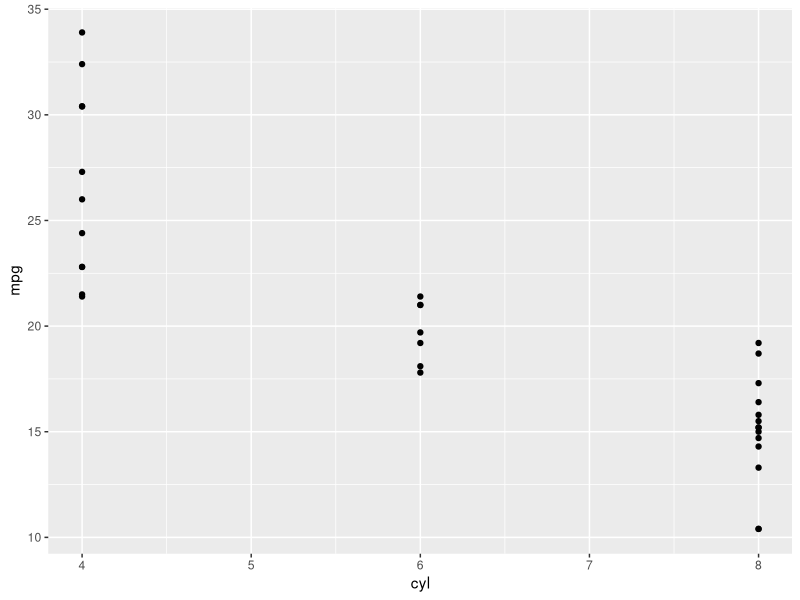
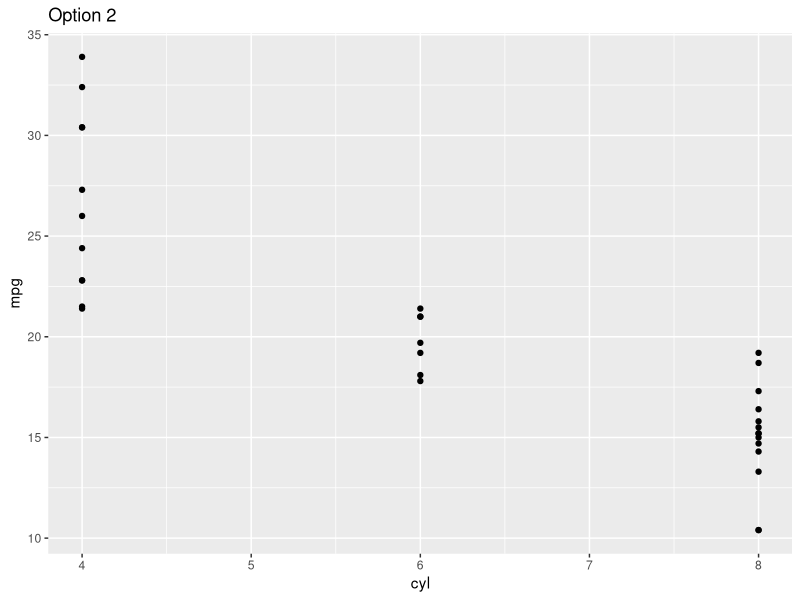
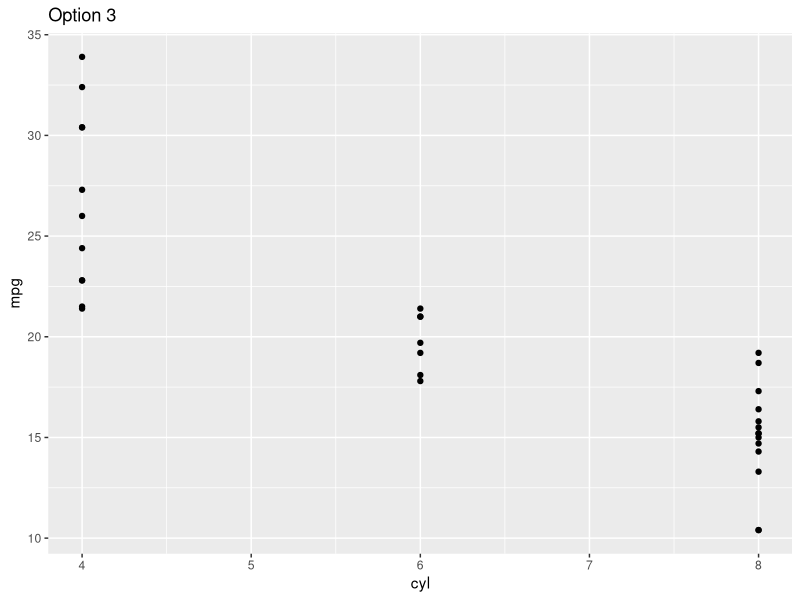
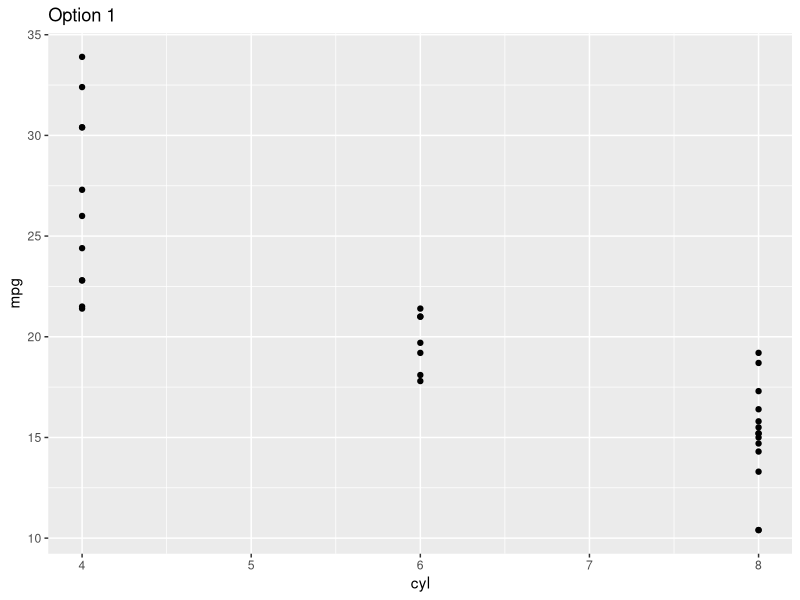
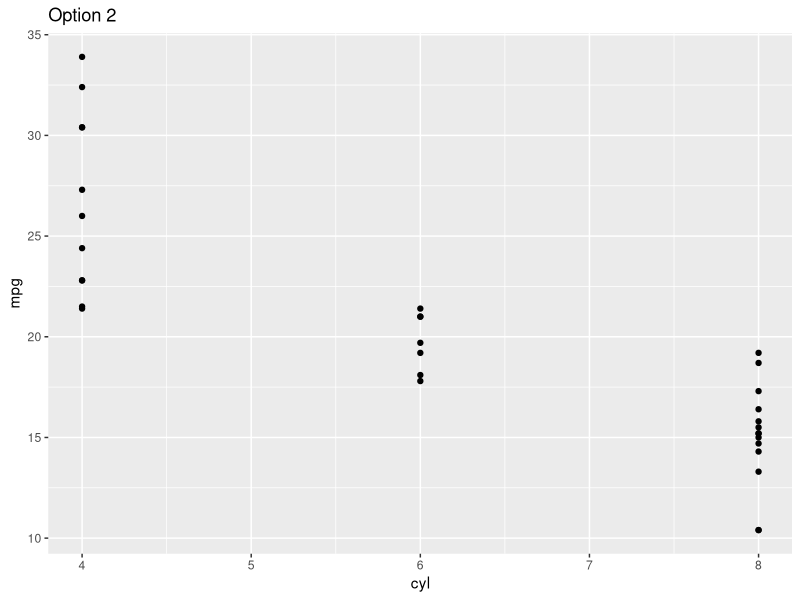
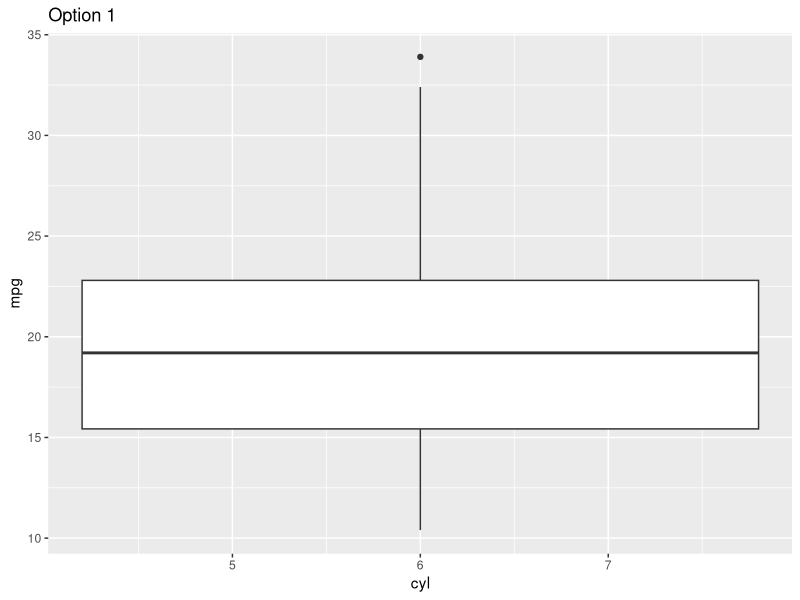
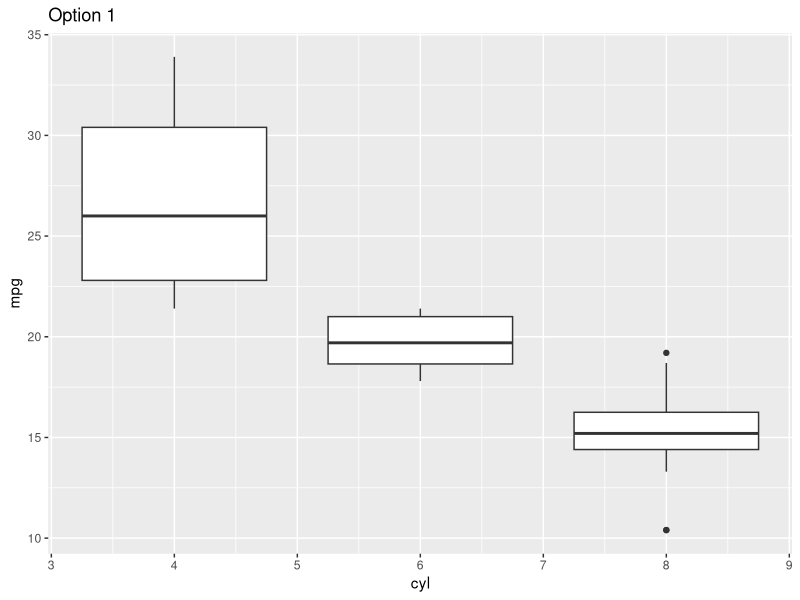
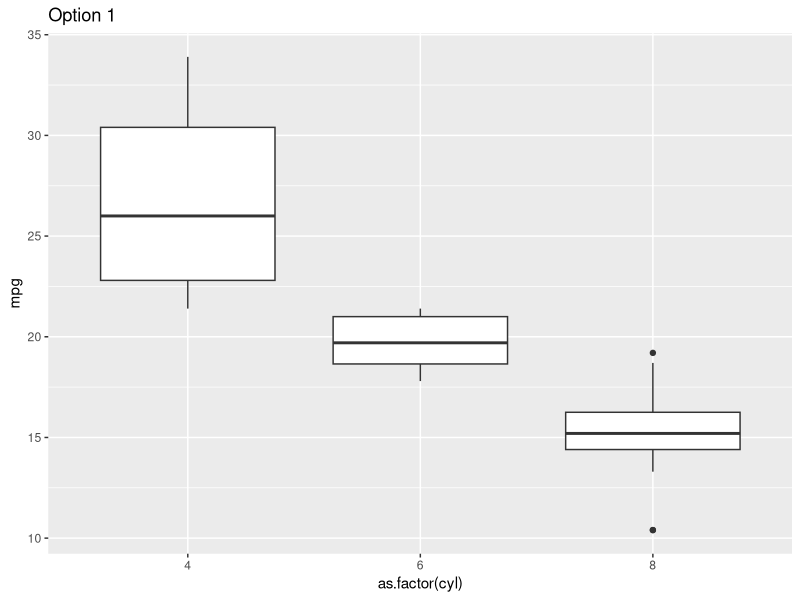

Write the R code that produced these figures, in order. (Note: this script raises an error after producing the figures.)
###  Basic Data Visualization using ggplot2
### Author: Bernhard Scheliga
### Date: 17/12/2020


### all material linked below was accessed: 17/12/2020


### loading ggplot2 directly
library(ggplot2)

### Loading ggplot2 indirectly through tidyverse
library(tidyverse)

### loading data set
df_cars <- mtcars


##### Basic ggplot syntax
#### Declaring or defining which data is used

#Note: 3 ways to do this, yielding the same result 

### Option 1
ggplot(df_cars)+geom_point(aes(cyl,mpg))# Data set defined "globally", Variable defined "locally"
### Option 2
ggplot(df_cars, aes(cyl,mpg))+geom_point() +ggtitle("Option 2")# Data set and variables defined "globally" 

### Option 3
ggplot() + geom_point(aes(cyl,mpg),df_cars) +ggtitle("Option 3")# Data set and variables defined "locally"

# I would choose either option 2  or option 1


### difference between Option 1 & 2

## Option 1 Data set global & Var local

### Scatterplot
# link: https://ggplot2.tidyverse.org/reference/geom_point.html

## Option 1 Data set global & Var local
ggplot(df_cars)+geom_point(aes(cyl,mpg))+ggtitle("Option 1")

## Option 2: Data set & Var global
ggplot(df_cars, aes(cyl,mpg))+geom_point() +ggtitle("Option 2")


### Boxplot
# link: http://www.sthda.com/english/wiki/ggplot2-box-plot-quick-start-guide-r-software-and-data-visualization

## Option 1 Data set global & Var local
ggplot(df_cars)+geom_boxplot(aes(cyl,mpg))+ggtitle("Option 1")# Note ggplot does not know, you want cylinders seperate
# use either group
ggplot(df_cars)+geom_boxplot(aes(cyl,mpg, group=cyl))+ggtitle("Option 1")
# or define cyl as factor
ggplot(df_cars)+geom_boxplot(aes(as.factor(cyl),mpg))+ggtitle("Option 1")


## Option 2: Data set & Var global
ggplot(df_cars, aes(cyl,mpg))+geom_boxplot()+ggtitle("Option 2")
ggplot(df_cars, aes(cyl,hp))+geom_boxplot(aes(group=cyl))+ggtitle("Option 2")


## line plot 
## Option 1 Data set global & Var local
ggplot(df_cars)+geom_line(aes(cyl,mpg))+ggtitle("Option 1")
## Option 2: Data set & Var global
ggplot(df_cars, aes(cyl,mpg))+geom_line() +ggtitle("Option 2")
## if it looks funny, try grouping or as.factor
ggplot(df_cars, aes(cyl,mpg))+geom_line(aes(group=cyl))+ggtitle("Option 2")

# plotting order
#Note: You can save the plot as object in the Global Environment
ggplot(df_cars, aes(cyl,mpg))+geom_line()

#adding Points
ggplot(df_cars, aes(cyl,mpg))+geom_line()+
  geom_point()

# adding boxplot
ggplot(df_cars, aes(cyl,mpg))+geom_line()+
  geom_point()+
  geom_boxplot()

# Rearranging plotting order (aka "layers", I think)
ggplot(df_cars, aes(cyl,mpg))+
  geom_boxplot()+
  geom_line()+
  geom_point(aes(colour="red"))



### aesthetic aes()
#source: https://ggplot2.tidyverse.org/reference/geom_point.html

#Note you can save your plot as an object
p <- ggplot(mtcars, aes(wt, mpg))
p + geom_point()
# Add aesthetic mappings
p + geom_point(aes(colour = factor(cyl)))
p + geom_point(aes(shape = factor(cyl)))
# A "bubblechart":
p + geom_point(aes(size = qsec))

# Set aesthetics to fixed value
ggplot(mtcars, aes(wt, mpg)) + geom_point(colour = "lightgreen", size = 3)


# Varying alpha (transparency) is useful for large datasets
d <- ggplot(diamonds, aes(carat, price))
d + geom_point()

d + geom_point(alpha = 1/10)

d + geom_point(alpha = 1/100)

#For shapes that have a border (like 21), you can colour the inside and
# outside separately
ggplot(mtcars, aes(wt, mpg)) +
  geom_point(shape = 21, colour = "black", fill = "red", size = 5, stroke = 1)



p <- ggplot(mtcars, aes(mpg, wt, shape = factor(cyl)))

p + geom_point(colour = "black", size = 4.5) +
  geom_point(colour = "pink", size = 4) +
  geom_point(aes(shape = factor(cyl)))

p2<- p + geom_point(colour = "black", size = 4.5) +
  geom_point(colour = "pink", size = 4) +
  geom_point(aes(shape = factor(cyl)))



####### Themes
#     https://ggplot2.tidyverse.org/reference/ggtheme.html
#     https://ggplot2.tidyverse.org/reference/theme_get.html
library(ggthemes)

theme_set(theme_classic())
# Use theme_set() to completely override the current theme.

theme_set(theme_bw())
p2
theme_set(theme_minimal())
p2
theme_set(theme_dark())
p2
theme_set(theme_bw())


##### Making a plot look nice
# https://ggplot2.tidyverse.org/reference/ggtheme.html


########## Labels 

mtcars2 <- within(mtcars, {
  vs <- factor(vs, labels = c("V-shaped", "Straight"))
  am <- factor(am, labels = c("Automatic", "Manual"))
  cyl  <- factor(cyl)
  gear <- factor(gear)
})


ggplot(mtcars2) +
  geom_point(aes(x = wt, y = mpg, colour = gear))



p1 <- ggplot(mtcars2) +
  geom_point(aes(x = wt, y = mpg, colour = gear)) +
  labs(title = "Fuel economy declines as weight increases",
       subtitle = "(1973-74)",
       caption = "Data from the 1974 Motor Trend US magazine.",
       tag = "Figure 1",
       x = "Weight (1000 lbs)",
       y = "Fuel economy (mpg)",
       colour = "Gears")



p1 + facet_grid(vs ~ am)

### Special Character in labels



#https://rstudio-pubs-static.s3.amazonaws.com/136237_170402e5f0b54561bf7605bdea98267a.html

#qplot() quick plot
qplot(1,1) + labs(x = expression(paste("NO"[3]^-{}, " (mgN/L)")),
                  y = expression(paste(delta^{15}, " N-NO"[3]^-{}, "(vs air)")))


# Superscript, subscript, isotopes in facets
qplot(wt, mpg, data = mtcars) + facet_grid(. ~ cyl)
# adding a new column to dataset for the new labels
mtcars$cyl2 <- factor(mtcars$cyl, labels = c("delta^{15}*N-NO[3]^-{}", "NO[3]^-{}", "sqrt(x,y)"))
qplot(wt, mpg, data = mtcars) + facet_grid(. ~ cyl2)

# to render these the way we want, we use labeller = label_parsed because we want to parse
qplot(wt, mpg, data = mtcars) + facet_grid(. ~ cyl2,
                                           labeller = label_parsed)


####  Annotate

qplot(c(1,50), c(1,50)) + # Two Point one at 1,1 & one at 50,50
  annotate("text", x = 15, y = 25, parse = TRUE, label = as.character(expression(delta^{15}*"N-NO"[3]^-{}*" (‰ vs air)"))) +
  annotate("text", x = 20, y = 35, size = 7, parse = TRUE, label = as.character(expression(paste(H[2],PO[4]^"-"))))



####### tick mark and labels
#source http://www.sthda.com/english/wiki/ggplot2-axis-ticks-a-guide-to-customize-tick-marks-and-labels




# Convert dose column from numeric to factor variable. It makes plotting easier
ToothGrowth$dose <- as.factor(ToothGrowth$dose)
p <- ggplot(ToothGrowth, aes(x=dose, y=len)) + geom_boxplot()
p

# Change the appearance and the orientation angle
# of axis tick labels
p <- p + theme(axis.text.x = element_text(face="bold", color="#993333", 
                                          size=14, angle=45),
               axis.text.y = element_text(face="bold", color="#993333", 
                                          size=14, angle=45))

# Hide x an y axis tick mark labels
p + theme(
  axis.text.x = element_blank(),
  axis.text.y = element_blank())
# Remove axis ticks and tick mark labels
p + theme(
  axis.text.x = element_blank(),
  axis.text.y = element_blank(),
  axis.ticks = element_blank())

# Change the line type and color of axis lines
p + theme( axis.line = element_line(colour = "red", 
                                    size = 1, linetype = "dashed"))

#### Set axis ticks for discrete and continuous axes
# default plot
p
# Change the order of items
# Change the x axis name
p + scale_x_discrete(name ="Dose (mg)", 
                     limits=c("2","1","0.5"))

##### Dual axis Plot
# run code from dual_axis_plot.R

p1 <- ggplot(df_cars, aes(cyl,mpg))+geom_boxplot(aes(group=cyl), fill="blue", alpha=0.5)+ggtitle("Primary Plot")
p2 <- ggplot(df_cars, aes(cyl,hp))+geom_boxplot(aes(group=cyl), fill="green", alpha=0.5)+ggtitle("Secondary Plot")


library(grid)
library(gtable)
ggplot_dual_axis_fixed.margin(p1,p2,"y")



### Legends
# https://www.r-graph-gallery.com/239-custom-layout-legend-ggplot2.html
